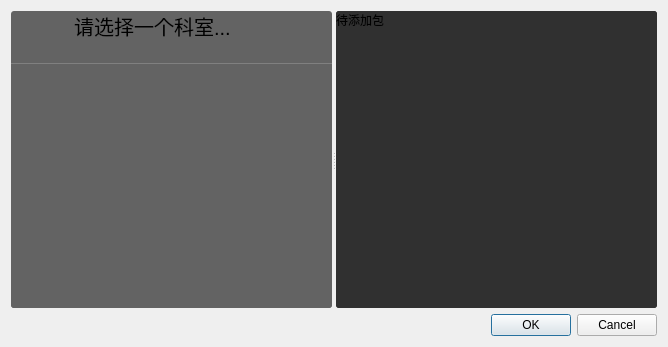
<?xml version="1.0" encoding="UTF-8"?>
<ui version="4.0">
 <class>SelectPkgDialog</class>
 <widget class="QDialog" name="SelectPkgDialog">
  <property name="geometry">
   <rect>
    <x>0</x>
    <y>0</y>
    <width>668</width>
    <height>347</height>
   </rect>
  </property>
  <property name="windowTitle">
   <string>无条码包回收登记</string>
  </property>
  <property name="styleSheet">
   <string notr="true">#widget,#widget *{
background: #636363;
border-radius:3px;
}
#widget_2,#widget_2 *{
background: #303030;
border-radius:3px;
}
#deptLabel{
font-size:20px;
}

#filterPkgEdit{
border: 0px solid #808080;
border-bottom-width: 1px;
border-radius: 0;
}</string>
  </property>
  <layout class="QVBoxLayout" name="verticalLayout_2">
   <item>
    <widget class="QSplitter" name="splitter">
     <property name="orientation">
      <enum>Qt::Horizontal</enum>
     </property>
     <widget class="QWidget" name="widget" native="true">
      <layout class="QGridLayout" name="gridLayout">
       <item row="0" column="0">
        <spacer name="horizontalSpacer">
         <property name="orientation">
          <enum>Qt::Horizontal</enum>
         </property>
         <property name="sizeHint" stdset="0">
          <size>
           <width>10</width>
           <height>20</height>
          </size>
         </property>
        </spacer>
       </item>
       <item row="0" column="1">
        <widget class="QLabel" name="deptLabel">
         <property name="text">
          <string>请选择一个科室...</string>
         </property>
         <property name="alignment">
          <set>Qt::AlignCenter</set>
         </property>
        </widget>
       </item>
       <item row="0" column="2">
        <widget class="QPushButton" name="searchButton">
         <property name="maximumSize">
          <size>
           <width>48</width>
           <height>16777215</height>
          </size>
         </property>
         <property name="text">
          <string/>
         </property>
         <property name="icon">
          <iconset resource="itrac.qrc">
           <normaloff>:/res/search.png</normaloff>:/res/search.png</iconset>
         </property>
         <property name="iconSize">
          <size>
           <width>32</width>
           <height>32</height>
          </size>
         </property>
         <property name="flat">
          <bool>true</bool>
         </property>
        </widget>
       </item>
       <item row="0" column="3">
        <spacer name="horizontalSpacer_2">
         <property name="orientation">
          <enum>Qt::Horizontal</enum>
         </property>
         <property name="sizeHint" stdset="0">
          <size>
           <width>11</width>
           <height>20</height>
          </size>
         </property>
        </spacer>
       </item>
       <item row="1" column="0" colspan="4">
        <widget class="QLineEdit" name="filterPkgEdit"/>
       </item>
       <item row="2" column="0" colspan="4">
        <widget class="QListView" name="pkgView"/>
       </item>
      </layout>
     </widget>
     <widget class="QWidget" name="widget_2" native="true">
      <layout class="QVBoxLayout" name="verticalLayout">
       <item>
        <widget class="QLabel" name="deptLabel_2">
         <property name="text">
          <string>待添加包</string>
         </property>
        </widget>
       </item>
       <item>
        <widget class="QListView" name="listView"/>
       </item>
      </layout>
     </widget>
    </widget>
   </item>
   <item>
    <widget class="QDialogButtonBox" name="buttonBox">
     <property name="orientation">
      <enum>Qt::Horizontal</enum>
     </property>
     <property name="standardButtons">
      <set>QDialogButtonBox::Cancel|QDialogButtonBox::Ok</set>
     </property>
    </widget>
   </item>
  </layout>
 </widget>
 <resources>
  <include location="itrac.qrc"/>
 </resources>
 <connections>
  <connection>
   <sender>buttonBox</sender>
   <signal>accepted()</signal>
   <receiver>SelectPkgDialog</receiver>
   <slot>accept()</slot>
   <hints>
    <hint type="sourcelabel">
     <x>248</x>
     <y>254</y>
    </hint>
    <hint type="destinationlabel">
     <x>157</x>
     <y>274</y>
    </hint>
   </hints>
  </connection>
  <connection>
   <sender>buttonBox</sender>
   <signal>rejected()</signal>
   <receiver>SelectPkgDialog</receiver>
   <slot>reject()</slot>
   <hints>
    <hint type="sourcelabel">
     <x>316</x>
     <y>260</y>
    </hint>
    <hint type="destinationlabel">
     <x>286</x>
     <y>274</y>
    </hint>
   </hints>
  </connection>
 </connections>
</ui>
